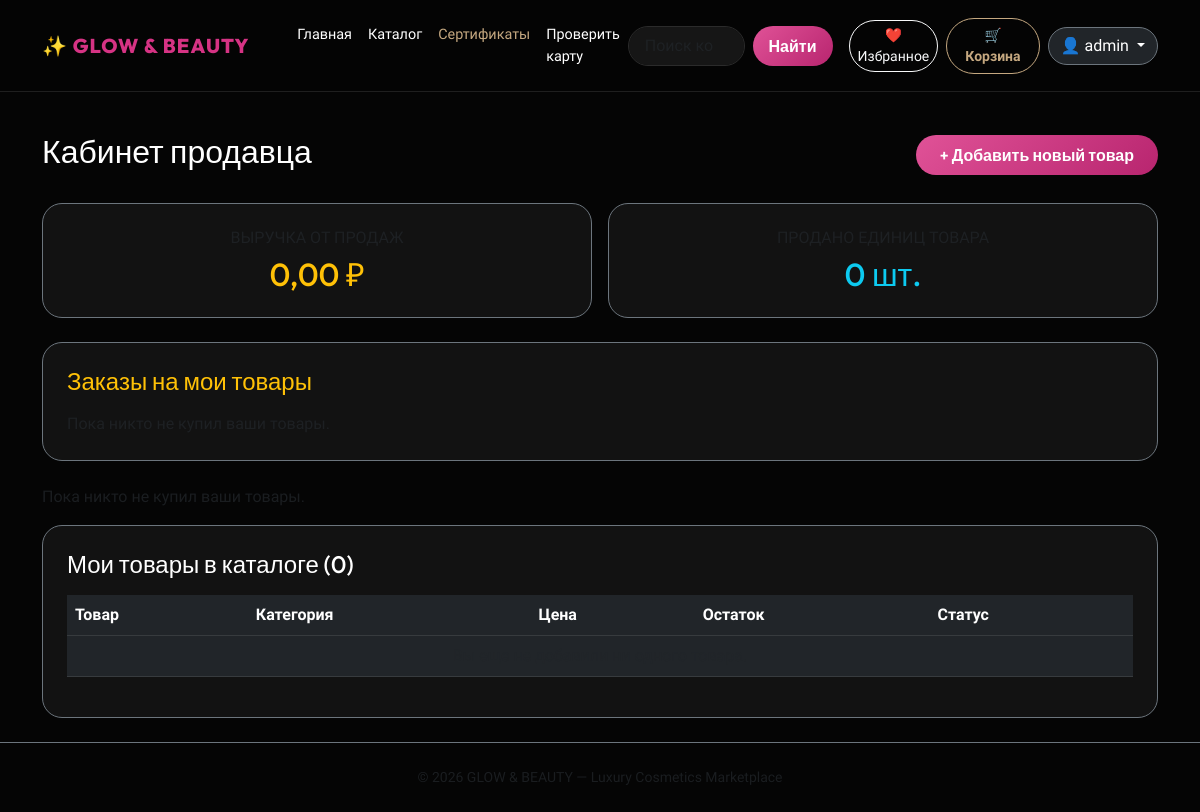
The page /seller/dashboard/ (signed in) on the database as committed earlier.
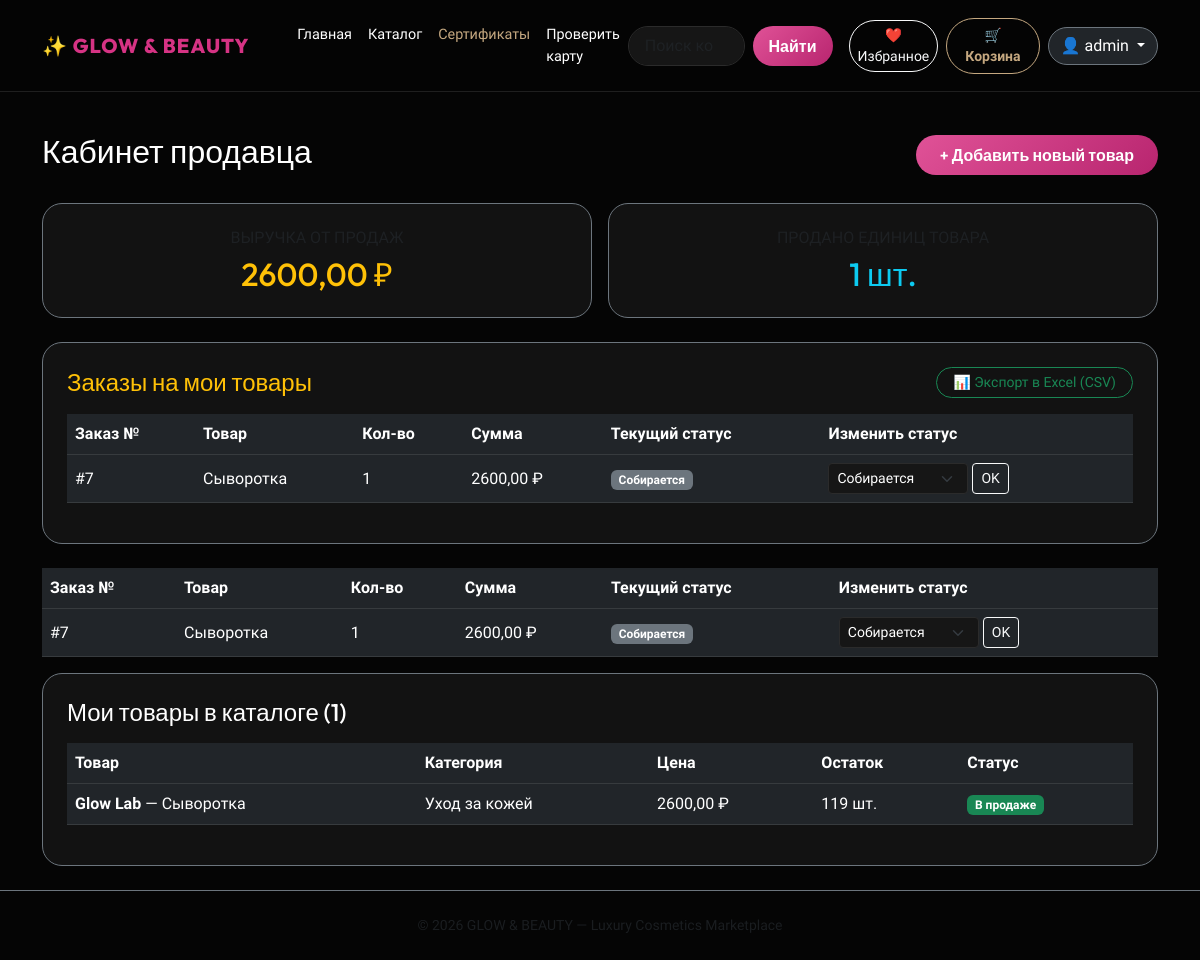
The same page on the database as committed later.
### shop/models.py (models this page shows, shortened)
class OrderItem(models.Model):
  order = models.ForeignKey(
      Order,
      related_name="items",
      on_delete=models.CASCADE,
      verbose_name="Заказ",
  )
  product = models.ForeignKey(
      Product,
      on_delete=models.SET_NULL,
      null=True,
      verbose_name="Товар",
  )
  price = models.DecimalField(
      max_digits=10, decimal_places=2, verbose_name="Цена при покупке"
  )
  quantity = models.PositiveIntegerField(default=1, verbose_name="Количество")
  def get_cost(self):
    return self.price * self.quantity

class Order(models.Model):
  STATUS_CHOICES = [
      ("created", "Оформлен"),
      ("processing", "Собирается"),
      ("in_transit", "В пути к получателю"),
      ("delivered", "Доставлен"),
      ("canceled", "Отменён"),
  ]
  user = models.ForeignKey(
      User,
      on_delete=models.CASCADE,
      related_name="orders",
      verbose_name="Покупатель",
  )
  first_name = models.CharField(max_length=50, verbose_name="Имя")
  last_name = models.CharField(max_length=50, verbose_name="Фамилия")
  phone = models.CharField(max_length=20, verbose_name="Телефон")
  address = models.CharField(max_length=250, verbose_name="Адрес доставки")
  created_at = models.DateTimeField(
      auto_now_add=True, verbose_name="Дата заказа"
  )
  discount = models.DecimalField(
      max_digits=10,
      decimal_places=2,
      default=Decimal("0.00"),
      verbose_name="Скидка по сертификату",
  )
  total_cost = models.DecimalField(
      max_digits=10, decimal_places=2, verbose_name="Итоговая сумма"
  )
  status = models.CharField(
      max_length=20,
      choices=STATUS_CHOICES,
      default="created",
      verbose_name="Статус",
  )
  applied_gift_card = models.ForeignKey(
      GiftCard,
      on_delete=models.SET_NULL,
      null=True,
      blank=True,
      verbose_name="Использованная карта",
  )
  class Meta:
    verbose_name = "Заказ"
    verbose_name_plural = "Заказы"
    ordering = ("-created_at",)

class Product(models.Model):
    seller = models.ForeignKey(User, on_delete=models.CASCADE, related_name='seller_products', verbose_name="Продавец", null=True, blank=True)
    category = models.ForeignKey(Category, related_name='products', on_delete=models.CASCADE, verbose_name="Категория")
    name = models.CharField(max_length=200, verbose_name="Название товара")
    slug = models.SlugField(max_length=200, unique=True)
    brand = models.CharField(max_length=100, verbose_name="Бренд")
    image = models.ImageField(upload_to='products/', blank=True, null=True, verbose_name="Фото товара")
    description = models.TextField(verbose_name="Описание")
    ingredients = models.TextField(verbose_name="Состав", blank=True)
    price = models.DecimalField(max_digits=10, decimal_places=2, verbose_name="Цена (₽)")
    stock = models.PositiveIntegerField(default=10, verbose_name="В наличии")
    is_available = models.BooleanField(default=True, verbose_name="Доступен")
    created = models.DateTimeField(auto_now_add=True)
    favorites = models.ManyToManyField(User, related_name='favorite_products', blank=True, verbose_name="В избранном у")
    class Meta:
        verbose_name = "Товар"
        verbose_name_plural = "Товары"
        ordering = ('-created',)

class Category(models.Model):
  name = models.CharField(max_length=100, verbose_name="Категория")
  slug = models.SlugField(max_length=100, unique=True)
  class Meta:
    verbose_name = "Категория"
    verbose_name_plural = "Категории"

### shop/views.py (the view)
# urls.py: path('seller/dashboard/', views.seller_dashboard, name='seller_dashboard'),
@login_required
@user_passes_test(is_seller_check, login_url="shop:home")
def seller_dashboard(request):
    my_products = Product.objects.filter(seller=request.user)
    seller_items = (
        OrderItem.objects.filter(product__seller=request.user)
        .select_related("order", "product")
        .order_by("-order__created_at")
    )
    total_earned = (
        sum(item.get_cost() for item in seller_items)
        if seller_items
        else Decimal("0.00")
    )
    total_units_sold = sum(item.quantity for item in seller_items)
    return render(
        request,
        "shop/seller_dashboard.html",
        {
            "my_products": my_products,
            "seller_items": seller_items,
            "total_earned": total_earned,
            "total_units_sold": total_units_sold,
        },
    )

### shop/views.py (called while the page is built)
def is_seller_check(user):
    return user.is_authenticated and (user.is_staff or user.is_superuser)

### templates/shop/seller_dashboard.html (shortened to what the changed rows need)
{% extends "base.html" %}
{% block content %}
<div class="d-flex justify-content-between align-items-center mb-4">
    <h2>Кабинет продавца </h2>
    <a href="{% url 'shop:seller_add_product' %}" class="btn btn-beauty">+ Добавить новый товар</a>
</div>
<div class="row g-3 mb-4">
    <div class="col-md-6">
        <div class="card p-4 border-secondary text-center">
            <h6 class="text-muted text-uppercase">Выручка от продаж</h6>
            <h2 class="text-warning mb-0">{{ total_earned }} ₽</h2>
        </div>
    </div>
    <div class="col-md-6">
        <div class="card p-4 border-secondary text-center">
            <h6 class="text-muted text-uppercase">Продано единиц товара</h6>
            <h2 class="text-info mb-0">{{ total_units_sold }} шт.</h2>
        </div>
    </div>
</div>
<div class="card p-4 border-secondary mb-4">
    <div class="d-flex justify-content-between align-items-center mb-3">
        <h4 class="text-warning mb-0">Заказы на мои товары</h4>
        {% if seller_items %}
            <a href="{% url 'shop:seller_export_csv' %}" class="btn btn-outline-success btn-sm rounded-pill px-3">
                📊 Экспорт в Excel (CSV)
            </a>
        {% endif %}
    </div>
    {% if seller_items %}
        <div class="table-responsive">
            <table class="table table-dark table-hover align-middle">
                <thead>
                    <tr>
                        <th>Заказ №</th>
                        <th>Товар</th>
                        <th>Кол-во</th>
                        <th>Сумма</th>
                        <th>Текущий статус</th>
                        <th>Изменить статус</th>
                    </tr>
                </thead>
                <tbody>
                    {% for item in seller_items %}
                        <tr>
                            <td>#{{ item.order.id }}</td>
                            <td>{{ item.product.name }}</td>
                            <td>{{ item.quantity }}</td>
                            <td>{{ item.get_cost }} ₽</td>
                            <td><span class="badge bg-secondary">{{ item.order.get_status_display }}</span></td>
                            <td>
                                <form method="post" action="{% url 'shop:seller_update_status' item.order.id %}" class="d-flex gap-1">
                                    <select name="status" class="form-select form-select-sm" style="width: 140px;">
                                        <option value="processing" {% if item.order.status == 'processing' %}selected{% endif %}>Собирается</option>
                                    </select>
                                    <button type="submit" class="btn btn-sm btn-outline-light">OK</button>
                                </form>
                            </td>
                        </tr>
                    {% endfor %}
                </tbody>
            </table>
        </div>
    {% else %}
        <p class="text-muted mb-0">Пока никто не купил ваши товары.</p>
    {% endif %}
</div>
    {% if seller_items %}
        <div class="table-responsive">
            <table class="table table-dark table-hover align-middle">
                <thead>
                    <tr>
                        <th>Заказ №</th>
                        <th>Товар</th>
                        <th>Кол-во</th>
                        <th>Сумма</th>
                        <th>Текущий статус</th>
                        <th>Изменить статус</th>
                    </tr>
                </thead>
                <tbody>
                    {% for item in seller_items %}
                        <tr>
                            <td>#{{ item.order.id }}</td>
                            <td>{{ item.product.name }}</td>
                            <td>{{ item.quantity }}</td>
                            <td>{{ item.get_cost }} ₽</td>
                            <td><span class="badge bg-secondary">{{ item.order.get_status_display }}</span></td>
                            <td>
                                <form method="post" action="{% url 'shop:seller_update_status' item.order.id %}" class="d-flex gap-1">
                                    <select name="status" class="form-select form-select-sm" style="width: 140px;">
                                        <option value="processing" {% if item.order.status == 'processing' %}selected{% endif %}>Собирается</option>
                                    </select>
                                    <button type="submit" class="btn btn-sm btn-outline-light">OK</button>
                                </form>
                            </td>
                        </tr>
                    {% endfor %}
                </tbody>
            </table>
        </div>
    {% else %}
        <p class="text-muted">Пока никто не купил ваши товары.</p>
    {% endif %}
<div class="card p-4 border-secondary">
    <h4 class="mb-3">Мои товары в каталоге ({{ my_products.count }})</h4>
    <div class="table-responsive">
        <table class="table table-dark table-hover align-middle">
            <thead>
                <tr>
                    <th>Товар</th>
                    <th>Категория</th>
                    <th>Цена</th>
                    <th>Остаток</th>
                    <th>Статус</th>
                </tr>
            </thead>
            <tbody>
                {% for p in my_products %}
                    <tr>
                        <td><strong>{{ p.brand }}</strong> — {{ p.name }}</td>
                        <td>{{ p.category.name }}</td>
                        <td>{{ p.price }} ₽</td>
                        <td>{{ p.stock }} шт.</td>
                        <td>
                            {% if p.is_available %}<span class="badge bg-success">В продаже</span>{% else %}<span class="badge bg-danger">Снят</span>{% endif %}
                        </td>
                    </tr>
                {% empty %}
                    <tr><td colspan="5" class="text-muted text-center">Вы еще не добавили ни одного товара.</td></tr>
                {% endfor %}
            </tbody>
        </table>
    </div>
</div>
{% endblock %}

Rows that differ between the two databases and show on the page:
added OrderItem: order.id "7", product.name "Сыворотка", quantity "1", get_cost "2600,00", order.status "Собирается", status "Собирается"
added Product: brand "Glow Lab", name "Сыворотка", category.name "Уход за кожей", price "2600,00", stock "119", is_available "В продаже"
Other text that changed with them:
{{ total_earned }}: "0,00" → "2600,00"
{{ total_units_sold }}: "0" → "1"
{{ my_products.count }}: "0" → "1"
text no longer shown: "Пока никто не купил ваши товары."
text now shown: "📊 Экспорт в Excel (CSV) Заказ № Товар Кол-во Сумма Текущий статус Изменить статус Заказ № Товар Кол-во Сумма Текущий статус Изменить статус"
